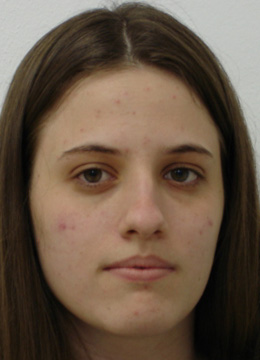
#> input picture fei/frontalimages_manuallyaligned_part1/104am.jpg, 260 x 360 px; its folder holds only this picture in this run
$ python main.py
#> lines starting #> are read from the running program, lines starting #| are printed output that depends on the picture
### imagenes.py
#!/usr/bin/env python3
# -*- coding: utf-8 -*-
"""
Created on Fri Feb 18 13:37:16 2022

@author: miguel
"""

from PIL import Image
import numpy as np
import random
import os

#SHAPE=(5,5)
SHAPE=(26,36)
#SHAPE=(130,180)
#SHAPE=(260,360)

def open_and_convert(file):
    # Abrir imagen
    imagen = Image.open(file)
    # [6 lines of commented-out code are left out]
    W, H = imagen.size

    #imagen = Image.open(file).resize((int(W/5),int(H/5)))
    #imagen = Image.open(file).resize((130,180))
    imagen = Image.open(file).resize(SHAPE)
    imagen = imagen.convert('L')
    #imagen.show()

    # Convertir a array
    img_np = np.array(imagen)
    img_h, img_w = img_np.shape
    #print("image shape:", img_h, img_w)

    # Reshape a 1-D
    tam = img_h*img_w
    linear = img_np.reshape(1,tam)
    # [7 lines of commented-out code are left out]
    return np.float_(linear[0])#.tolist()

# [7 lines left out: function add_to_array, not called in this run]

def load_data(dataset_path, n_muestras_train = 25):
    attrib_e = []
    labels_e = []

    attrib_p = []
    labels_p = []

    file_names = os.listdir(dataset_path)

    #Barajeo
    random.shuffle(file_names)

    for i in range(len(file_names)):
        if (i < n_muestras_train):
            #print("entrenamiento ", i, buffer[i])
            attrib_e.append(open_and_convert(dataset_path + file_names[i]))
            if "m" in file_names[i]:
                label = "mujer"
            else:
                label = "hombre"
            labels_e.append((i,label))
        else:
            #print("pruebas", i, buffer[i])
            attrib_p.append(open_and_convert(dataset_path + file_names[i]))
            if "m" in file_names[i]:
                label = "mujer"
            else:
                label = "hombre"
            labels_p.append((i-n_muestras_train,label))


    return np.array(attrib_e), np.array(labels_e), np.array(attrib_p), np.array(labels_p)

# [59 lines left out: functions load_data_2, load_data_real_label, not called in this run]


### eigenfaces.py
#!/usr/bin/env python3
# -*- coding: utf-8 -*-
"""
Created on Tue Apr  5 14:33:10 2022

@author: miguel
"""

import numpy as np
from PIL import Image
import math
import statistics
from matplotlib import pyplot as plt
import imagenes


class EIGENFACES:
    def __init__(self):
        self.data = []
        self.k = 10

    def setK(self, k):
        self.k = k

    # [7 lines left out: function copy_data, not called in this run]

    def load_data(self, attrib, labels, knn=False, representacion=0.98):
        self.data = attrib.tolist()
        self.labels = labels.tolist()
        self.categorias = []
        self.labels.sort(key=lambda x: x[1])

        if (knn == False):
            # Separacion de datos en categorias
            cat = self.labels[0][1]
            cat_i = 0
            data = [[]]
            labels = [[]]
            self.categorias.append(cat)
            for i in range(len(self.labels)):
                if self.labels[i][1] == cat:
                    index = int(self.labels[i][0])
                    data[cat_i].append(self.data[index])
                    #self.show_face(self.data[index])
                    labels[cat_i].append([index, self.labels[i][1]])

                else:
                    cat = self.labels[i][1]
                    cat_i += 1
                    data.append([])
                    labels.append([])
                    index = int(self.labels[i][0])
                    data[cat_i].append(self.data[index])
                    labels[cat_i].append([index, self.labels[i][1]])
                    self.categorias.append(cat)

            self.data = data.copy()
            self.labels = labels.copy()
        else:
            self.data = [self.data]
            self.labels = [self.labels]
            self.categorias.append("unica")


        # Calculo de las caras medias
        self.mean_face = []
        for i in self.data:
            m_f = self.calc_mean_face(i)
            #self.show_face(m_f)
            self.mean_face.append(m_f)

        # Calculo de las matrices de covarianza
        self.covariance = []
        for i in range(len(self.categorias)):
            self.covariance.append(
                self.calc_covariance(self.data[i], self.mean_face[i])
            )

        # Calculo de eigenvalores y eigen vectores a partir de matriz de covarianza
        self.eigenvalues = []
        self.eigenvectors = []
        for i in range(len(self.categorias)):
            values, vectors = self.calc_eigen(self.covariance[i], i)
            self.eigenvalues.append(values)
            self.eigenvectors.append(vectors)


        # Calculo del porcentaje de varianza de cada componente
        for i in range(len(self.categorias)):
            len_orig = len(self.eigenvalues[i])
            # Proporcion de la varianza respecto a otras componentes
            var_proporcion = np.cumsum(self.eigenvalues[i])/sum(self.eigenvalues[i])
            num_componentes = 0
            for j in var_proporcion:
                if (j>representacion): # Porcentaje de representacion
                    num_componentes = var_proporcion.tolist().index(j)+1
                    break

            num_comp = range(1,len(self.eigenvectors[0])+1)
            #plt.scatter(num_comp, var_proporcion)
            #plt.show()

            # Se seleccionan los eigen vectores mas grandes de cada categoria indicada por i
            self.eigenvectors[i] = self.eigenvectors[i][:num_componentes]
            self.eigenvalues[i] = self.eigenvalues[i][:num_componentes]

            print("original: ", len_orig," componentes: ", i, num_componentes)


        # Calculo de las eigen faces y los w
        self.e_faces = []
        for i in range(len(self.categorias)):
            u_t = np.array(self.eigenvectors[i]).transpose()
            #u_t = np.array(self.eigenvectors[i]).transpose()
            #print(u_t.shape)
            #f = self.normalize(np.array(self.data[i]).transpose(), 255)
            f = np.array(self.data[i]).transpose()
            #print(f.shape)
            tmp = np.dot(f,u_t).transpose()
            self.e_faces.append(tmp)

            # [10 lines of commented-out code are left out]
        if (knn):
            tmp = []
            for i in range(len(self.categorias)):
                for j in self.data[i]:
                    normalizado = self.normalize(np.array([j]) - self.mean_face[i])
                    w = np.dot(self.e_faces[i], normalizado.transpose())
                    pesos = w.tolist()
                    for x in range(len(pesos)):
                        if len(tmp) < len(pesos):
                            tmp.append(pesos[x])
                        else:
                            tmp[x].append(pesos[x][0])

            self.w = tmp.copy()
            self.labels = self.labels[0]

        # for i in self.mean_face:
        #     self.show_face(i)

    def calc_mean_face(self, data):
        mean_face = np.zeros((1,np.array(data).shape[1]))
        total = len(data)
        for i in data:
            mean_face = np.add(mean_face, i)
        mean_face = mean_face/total
        return mean_face

    def calc_covariance(self, data, mean_face):
        # A
        A = []
        A_t = []
        for i in range(0, len(data)):
            tmp = np.array(data[i])
            result = tmp - mean_face
            #self.show_face(result)
            A.append(result[0])
        A_t = np.array(A)
        #print(A_t.shape)
        #exit()
        A = np.array(A).transpose()

        C = np.matmul(A_t, A)
        # print(C.shape)
        return C

    def calc_eigen(self, cov, index):
        values, vectors = np.linalg.eig(np.array(cov))
        values, vectors = values.tolist(), vectors.tolist()
        seleccion = values.copy()
        seleccion.sort(reverse=True)
        # print(seleccion[0:self.k])
        #valores = seleccion[0 : self.k]
        valores = seleccion
        #print(np.array(vectors[0]).shape)
        #exit()
        # self.eigenvalues.append(valores)
        vectores = []
        etiquetas = []
        #labels = self.labels[index]

        for i in valores:
            indice = values.index(i)
            vectores.append(vectors[indice])
            # [5 lines of commented-out code are left out]
        return valores, vectores

    # [8 lines left out: function show_face, not called in this run]

    def normalize2(self, data, max_range = 1):
        data_n = ((data - np.min(data)) / (((np.max(data)) - np.min(data))+0.001))* max_range
        return data_n

    # [45 lines left out: functions normalize, calc_pesos_knn, recognize, not called in this run]


### main.py
#!/usr/bin/env python3
# -*- coding: utf-8 -*-
"""
Created on Tue Apr 19 22:10:46 2022

@author: miguel
"""

from knn import KNN
from eigenfaces import EIGENFACES
import numpy as np
import imagenes
import statistics

# ---------------     Carga de datos     --------------------
# Función que carga en memoria el conjunto de datos de caras fei
# el conjunto debe estar etiquetado correctamente. Si el nombre de la imagen contiene h, el algoritmo lo identifica como hombre
# si el nombre de la imagen contiene m, el algoritmo lo identifica como mujer. Ej. 1ah,jpg -> hombre, 1bm.jpg -> mujer
def load_fei(n_test):
    dataset_path = "fei/frontalimages_manuallyaligned_part1/"
    n_training = 400 - n_test
    print("# datos de entrenamiento:", n_training, ", # de datos prueba:", n_test)
    # Importa datos
    train_attrib, train_labels, test_attrib, test_labels = imagenes.load_data(
        dataset_path, n_training
    )
    return train_attrib, train_labels, test_attrib, test_labels, n_test

# [93 lines left out: functions load_fei_2, knn_classic_clasify, knn_clasify, eigen_clasify, not called in this run]

def ejecuta_clasificador_knn_fei(n_training):
    # Importa datos
    train_attrib, train_labels, test_attrib, test_labels, n_testing = load_fei(n_training)
#> in open_and_convert, imagen is the input picture: PIL image 260x360 RGB; mean R, G, B 105.2, 86.8, 70.5
#> in open_and_convert, `imagen = Image.open(file).resize(SHAPE)`:
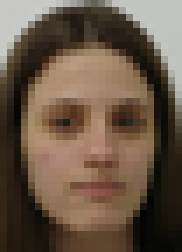
#> imagen: PIL image 26x36 RGB (shown 7 times larger); mean R, G, B 105.1, 86.7, 70.3
#> in open_and_convert, `imagen = imagen.convert('L')`:
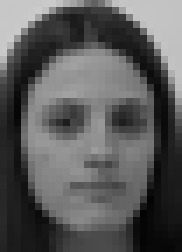
#> imagen: PIL image 26x36 L (shown 7 times larger); min 3, max 203, mean 90.3
#> in load_fei, `train_attrib, train_labels, test_attrib, test_labels = imagenes.load_d..`: test_attrib = empty array
#> test_attrib = empty array; test_labels = empty array; n_testing = 125

    eigenfaces = EIGENFACES()
    eigenfaces.load_data(train_attrib, train_labels, True, 0.98)
#> in load_data, `self.data = attrib.tolist()`: self.data = 1 item
#> in load_data, `self.labels = labels.tolist()`: self.labels = [['0', 'mujer']]
#> in load_data, `self.labels = [self.labels]`: self.labels = [[['0', 'mujer']]]
#> the loop in load_data, `for i in self.data:` made 1 pass
#> total in calc_mean_face on pass 1: 1
#> after the loop in load_data, `for i in self.data:`: self.mean_face = 1 item
#> after the loop in load_data, `for i in range(len(self.categorias)):`: self.covariance = [[0]]
#> the loop in load_data, `for i in range(len(self.categorias)):` made 1 pass
#> after the loop in load_data, `for i in range(len(self.categorias)):`: self.eigenvectors = [[[1]]]
#> the loop in load_data, `for i in range(len(self.categorias)):` made 1 pass
#> (len_orig, var_proporcion) on pass 1: (1, [nan])
#| original:  1  componentes:  0 0
#> after the loop in load_data, `for i in range(len(self.categorias)):`: self.eigenvalues = [[]]
#> the loop in load_data, `for i in range(len(self.categorias)):` made 1 pass
#> after the loop in load_data, `for i in range(len(self.categorias)):`: self.e_faces = []

    clasificador = KNN()
    #Calcula medias, desviacion estandar, etc.
    #clasificador.load_data(train_attrib, train_labels)
    #print(np.array(eigenfaces.w).shape, eigenfaces.labels)
    #exit()
    clasificador.load_data(eigenfaces.w, eigenfaces.labels)

    k=5

    return knn_clasify(eigenfaces, clasificador, k, test_attrib, test_labels, n_testing)

# [21 lines left out: functions ejecuta_clasificador_eigenfaces, ejecuta_clasificador_knn_classic_fei, not called in this run]


# Funcion principal
if __name__ == '__main__':
    n_iter = 10
    e_good = []
    e_bad = []
    for i in range(n_iter):

        # Define la longitud del conjunto de prueba
        n_test =125

        # Seleccion de prueba a ejecutar

        # Clasificación:
#> (the run stopped early here; a loop or call above may not have finished)

$ run again, on fei/frontalimages_manuallyaligned_part1/10bh.jpg
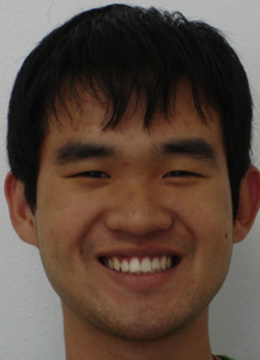
#> input picture fei/frontalimages_manuallyaligned_part1/10bh.jpg, 260 x 360 px
#> in open_and_convert, imagen is the input picture: PIL image 260x360 RGB; mean R, G, B 90.8, 72.7, 62.1
#> in open_and_convert, `imagen = Image.open(file).resize(SHAPE)`:
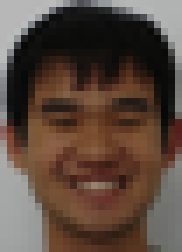
#> imagen: PIL image 26x36 RGB (shown 7 times larger); mean R, G, B 90.7, 72.6, 62
#> in open_and_convert, `imagen = imagen.convert('L')`:
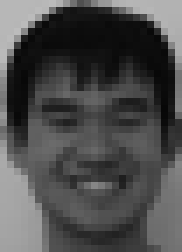
#> imagen: PIL image 26x36 L (shown 7 times larger); min 7, max 188, mean 76.8
#> in load_fei, `train_attrib, train_labels, test_attrib, test_labels = imagenes.load_d..`: test_attrib = empty array
#> in ejecuta_clasificador_knn_fei, `train_attrib, train_labels, test_attrib, test_labels, n_testing = load..`: n_testing = 125
#> self.data = 1 item
#> in load_data, `self.labels = labels.tolist()`: self.labels = [['0', 'hombre']]
#> in load_data, `self.labels = [self.labels]`: self.labels = [[['0', 'hombre']]]
#> the loop in load_data, `for i in self.data:` made 1 pass
#> total in calc_mean_face on pass 1: 1
#> after the loop in load_data, `for i in self.data:`: self.mean_face = 1 item
#> after the loop in load_data, `for i in range(len(self.categorias)):`: self.covariance = [[0]]
#> the loop in load_data, `for i in range(len(self.categorias)):` made 1 pass
#> after the loop in load_data, `for i in range(len(self.categorias)):`: self.eigenvectors = [[[1]]]
#> the loop in load_data, `for i in range(len(self.categorias)):` made 1 pass
#> (len_orig, var_proporcion) on pass 1: (1, [nan])
#> (printed output is left out)
#> after the loop in load_data, `for i in range(len(self.categorias)):`: self.eigenvalues = [[]]
#> the loop in load_data, `for i in range(len(self.categorias)):` made 1 pass
#> after the loop in load_data, `for i in range(len(self.categorias)):`: self.e_faces = []

$ run again, on fei/frontalimages_manuallyaligned_part1/110ah.jpg
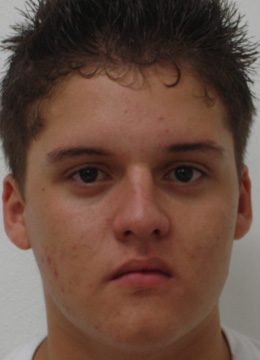
#> input picture fei/frontalimages_manuallyaligned_part1/110ah.jpg, 260 x 360 px
#> in open_and_convert, imagen is the input picture: PIL image 260x360 RGB; mean R, G, B 104, 76.4, 64.3
#> in open_and_convert, `imagen = Image.open(file).resize(SHAPE)`:
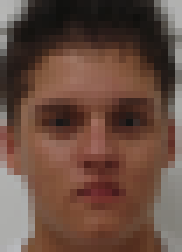
#> imagen: PIL image 26x36 RGB (shown 7 times larger); mean R, G, B 103.9, 76.2, 64.2
#> in open_and_convert, `imagen = imagen.convert('L')`:
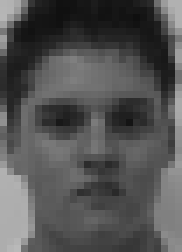
#> imagen: PIL image 26x36 L (shown 7 times larger); min 15, max 185, mean 83.1
#> in load_fei, `train_attrib, train_labels, test_attrib, test_labels = imagenes.load_d..`: test_attrib = empty array
#> in ejecuta_clasificador_knn_fei, `train_attrib, train_labels, test_attrib, test_labels, n_testing = load..`: n_testing = 125
#> self.data = 1 item
#> in load_data, `self.labels = labels.tolist()`: self.labels = [['0', 'hombre']]
#> in load_data, `self.labels = [self.labels]`: self.labels = [[['0', 'hombre']]]
#> the loop in load_data, `for i in self.data:` made 1 pass
#> total in calc_mean_face on pass 1: 1
#> after the loop in load_data, `for i in self.data:`: self.mean_face = 1 item
#> after the loop in load_data, `for i in range(len(self.categorias)):`: self.covariance = [[0]]
#> the loop in load_data, `for i in range(len(self.categorias)):` made 1 pass
#> after the loop in load_data, `for i in range(len(self.categorias)):`: self.eigenvectors = [[[1]]]
#> the loop in load_data, `for i in range(len(self.categorias)):` made 1 pass
#> (len_orig, var_proporcion) on pass 1: (1, [nan])
#> (printed output is left out)
#> after the loop in load_data, `for i in range(len(self.categorias)):`: self.eigenvalues = [[]]
#> the loop in load_data, `for i in range(len(self.categorias)):` made 1 pass
#> after the loop in load_data, `for i in range(len(self.categorias)):`: self.e_faces = []

$ run again, on fei/frontalimages_manuallyaligned_part1/112bh.jpg
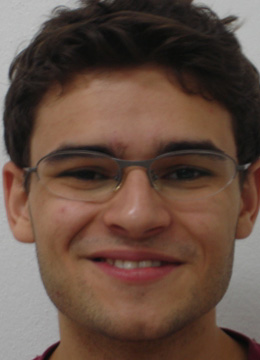
#> input picture fei/frontalimages_manuallyaligned_part1/112bh.jpg, 260 x 360 px
#> in open_and_convert, imagen is the input picture: PIL image 260x360 RGB; mean R, G, B 101.7, 78.9, 67.2
#> in open_and_convert, `imagen = Image.open(file).resize(SHAPE)`:
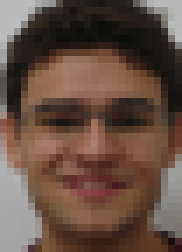
#> imagen: PIL image 26x36 RGB (shown 7 times larger); mean R, G, B 101.5, 78.7, 67
#> in open_and_convert, `imagen = imagen.convert('L')`:
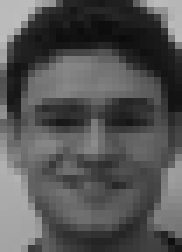
#> imagen: PIL image 26x36 L (shown 7 times larger); min 11, max 189, mean 84.2
#> in load_fei, `train_attrib, train_labels, test_attrib, test_labels = imagenes.load_d..`: test_attrib = empty array
#> in ejecuta_clasificador_knn_fei, `train_attrib, train_labels, test_attrib, test_labels, n_testing = load..`: n_testing = 125
#> self.data = 1 item
#> in load_data, `self.labels = labels.tolist()`: self.labels = [['0', 'hombre']]
#> in load_data, `self.labels = [self.labels]`: self.labels = [[['0', 'hombre']]]
#> the loop in load_data, `for i in self.data:` made 1 pass
#> total in calc_mean_face on pass 1: 1
#> after the loop in load_data, `for i in self.data:`: self.mean_face = 1 item
#> after the loop in load_data, `for i in range(len(self.categorias)):`: self.covariance = [[0]]
#> the loop in load_data, `for i in range(len(self.categorias)):` made 1 pass
#> after the loop in load_data, `for i in range(len(self.categorias)):`: self.eigenvectors = [[[1]]]
#> the loop in load_data, `for i in range(len(self.categorias)):` made 1 pass
#> (len_orig, var_proporcion) on pass 1: (1, [nan])
#> (printed output is left out)
#> after the loop in load_data, `for i in range(len(self.categorias)):`: self.eigenvalues = [[]]
#> the loop in load_data, `for i in range(len(self.categorias)):` made 1 pass
#> after the loop in load_data, `for i in range(len(self.categorias)):`: self.e_faces = []
